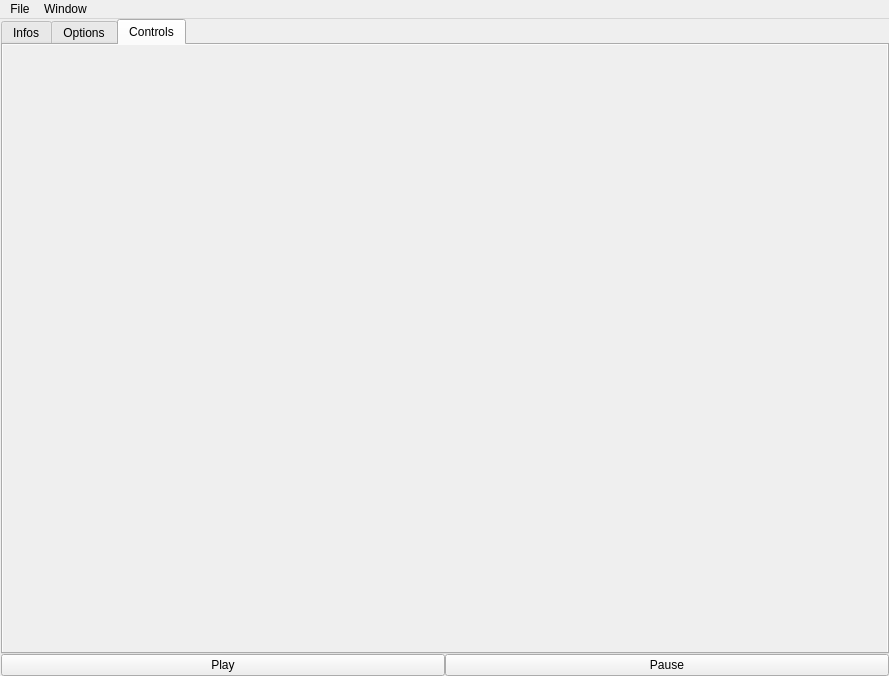
<?xml version="1.0" encoding="UTF-8"?>
<ui version="4.0">
 <class>MainWindow</class>
 <widget class="QMainWindow" name="MainWindow">
  <property name="geometry">
   <rect>
    <x>0</x>
    <y>0</y>
    <width>889</width>
    <height>676</height>
   </rect>
  </property>
  <property name="windowTitle">
   <string>Fooshes</string>
  </property>
  <widget class="QWidget" name="centralWidget">
   <layout class="QGridLayout" name="gridLayout_5">
    <property name="leftMargin">
     <number>0</number>
    </property>
    <property name="topMargin">
     <number>0</number>
    </property>
    <property name="rightMargin">
     <number>0</number>
    </property>
    <property name="bottomMargin">
     <number>0</number>
    </property>
    <property name="spacing">
     <number>0</number>
    </property>
    <item row="0" column="0">
     <widget class="QSplitter" name="splitter">
      <property name="orientation">
       <enum>Qt::Horizontal</enum>
      </property>
      <property name="handleWidth">
       <number>1</number>
      </property>
      <widget class="QWidget" name="widgetView" native="true">
       <layout class="QGridLayout" name="gridLayout_2">
        <property name="leftMargin">
         <number>0</number>
        </property>
        <property name="topMargin">
         <number>0</number>
        </property>
        <property name="rightMargin">
         <number>0</number>
        </property>
        <property name="bottomMargin">
         <number>0</number>
        </property>
        <property name="spacing">
         <number>0</number>
        </property>
       </layout>
      </widget>
      <widget class="QWidget" name="widget" native="true">
       <layout class="QGridLayout" name="gridLayout">
        <property name="leftMargin">
         <number>0</number>
        </property>
        <property name="topMargin">
         <number>0</number>
        </property>
        <property name="rightMargin">
         <number>0</number>
        </property>
        <property name="bottomMargin">
         <number>0</number>
        </property>
        <property name="spacing">
         <number>0</number>
        </property>
        <item row="0" column="0">
         <widget class="QTabWidget" name="tabWidget">
          <property name="currentIndex">
           <number>2</number>
          </property>
          <widget class="QWidget" name="tabInfos">
           <attribute name="title">
            <string>Infos</string>
           </attribute>
           <layout class="QGridLayout" name="gridLayout_4">
            <property name="leftMargin">
             <number>0</number>
            </property>
            <property name="topMargin">
             <number>0</number>
            </property>
            <property name="rightMargin">
             <number>0</number>
            </property>
            <property name="bottomMargin">
             <number>0</number>
            </property>
            <property name="spacing">
             <number>0</number>
            </property>
            <item row="0" column="0">
             <widget class="QScrollArea" name="scrollAreaInfos">
              <property name="frameShape">
               <enum>QFrame::NoFrame</enum>
              </property>
              <property name="frameShadow">
               <enum>QFrame::Plain</enum>
              </property>
              <property name="horizontalScrollBarPolicy">
               <enum>Qt::ScrollBarAlwaysOff</enum>
              </property>
              <property name="widgetResizable">
               <bool>true</bool>
              </property>
              <widget class="QWidget" name="scrollAreaWidgetContents_2">
               <property name="geometry">
                <rect>
                 <x>0</x>
                 <y>0</y>
                 <width>882</width>
                 <height>606</height>
                </rect>
               </property>
               <layout class="QGridLayout" name="gridLayout_8">
                <property name="leftMargin">
                 <number>0</number>
                </property>
                <property name="topMargin">
                 <number>0</number>
                </property>
                <property name="rightMargin">
                 <number>0</number>
                </property>
                <property name="bottomMargin">
                 <number>0</number>
                </property>
                <property name="spacing">
                 <number>0</number>
                </property>
               </layout>
              </widget>
             </widget>
            </item>
           </layout>
          </widget>
          <widget class="QWidget" name="tabOptions">
           <attribute name="title">
            <string>Options</string>
           </attribute>
           <layout class="QGridLayout" name="gridLayout_3">
            <property name="leftMargin">
             <number>0</number>
            </property>
            <property name="topMargin">
             <number>0</number>
            </property>
            <property name="rightMargin">
             <number>0</number>
            </property>
            <property name="bottomMargin">
             <number>0</number>
            </property>
            <property name="spacing">
             <number>0</number>
            </property>
            <item row="0" column="0">
             <widget class="QScrollArea" name="scrollAreaOptions">
              <property name="frameShape">
               <enum>QFrame::NoFrame</enum>
              </property>
              <property name="lineWidth">
               <number>0</number>
              </property>
              <property name="verticalScrollBarPolicy">
               <enum>Qt::ScrollBarAsNeeded</enum>
              </property>
              <property name="horizontalScrollBarPolicy">
               <enum>Qt::ScrollBarAlwaysOff</enum>
              </property>
              <property name="sizeAdjustPolicy">
               <enum>QAbstractScrollArea::AdjustIgnored</enum>
              </property>
              <property name="widgetResizable">
               <bool>true</bool>
              </property>
              <widget class="QWidget" name="scrollAreaWidgetContents">
               <property name="geometry">
                <rect>
                 <x>0</x>
                 <y>0</y>
                 <width>882</width>
                 <height>606</height>
                </rect>
               </property>
               <layout class="QGridLayout" name="gridLayout_7">
                <property name="leftMargin">
                 <number>0</number>
                </property>
                <property name="topMargin">
                 <number>0</number>
                </property>
                <property name="rightMargin">
                 <number>0</number>
                </property>
                <property name="bottomMargin">
                 <number>0</number>
                </property>
                <property name="spacing">
                 <number>0</number>
                </property>
               </layout>
              </widget>
             </widget>
            </item>
           </layout>
          </widget>
          <widget class="QWidget" name="tabControls">
           <attribute name="title">
            <string>Controls</string>
           </attribute>
           <layout class="QGridLayout" name="gridLayout_9">
            <property name="leftMargin">
             <number>0</number>
            </property>
            <property name="topMargin">
             <number>0</number>
            </property>
            <property name="rightMargin">
             <number>0</number>
            </property>
            <property name="bottomMargin">
             <number>0</number>
            </property>
            <property name="spacing">
             <number>0</number>
            </property>
            <item row="0" column="0">
             <widget class="QScrollArea" name="scrollAreaControls">
              <property name="frameShape">
               <enum>QFrame::NoFrame</enum>
              </property>
              <property name="horizontalScrollBarPolicy">
               <enum>Qt::ScrollBarAlwaysOff</enum>
              </property>
              <property name="widgetResizable">
               <bool>true</bool>
              </property>
              <widget class="QWidget" name="scrollAreaWidgetContents_3">
               <property name="geometry">
                <rect>
                 <x>0</x>
                 <y>0</y>
                 <width>882</width>
                 <height>606</height>
                </rect>
               </property>
               <layout class="QGridLayout" name="gridLayout_10"/>
              </widget>
             </widget>
            </item>
           </layout>
          </widget>
         </widget>
        </item>
        <item row="1" column="0">
         <widget class="QWidget" name="widget_2" native="true">
          <layout class="QGridLayout" name="gridLayout_6">
           <property name="leftMargin">
            <number>0</number>
           </property>
           <property name="topMargin">
            <number>0</number>
           </property>
           <property name="rightMargin">
            <number>0</number>
           </property>
           <property name="bottomMargin">
            <number>0</number>
           </property>
           <property name="spacing">
            <number>0</number>
           </property>
           <item row="0" column="0">
            <widget class="QPushButton" name="pushButtonPlay">
             <property name="text">
              <string>Play</string>
             </property>
            </widget>
           </item>
           <item row="0" column="1">
            <widget class="QPushButton" name="pushButtonPause">
             <property name="text">
              <string>Pause</string>
             </property>
            </widget>
           </item>
          </layout>
         </widget>
        </item>
       </layout>
      </widget>
     </widget>
    </item>
   </layout>
  </widget>
  <widget class="QMenuBar" name="menuBar">
   <property name="geometry">
    <rect>
     <x>0</x>
     <y>0</y>
     <width>889</width>
     <height>21</height>
    </rect>
   </property>
   <widget class="QMenu" name="menuWindow">
    <property name="title">
     <string>Window</string>
    </property>
    <addaction name="actionFull_Screen"/>
   </widget>
   <widget class="QMenu" name="menuFile">
    <property name="title">
     <string>File</string>
    </property>
    <addaction name="actionNew_simulation"/>
    <addaction name="actionOpen_simulation"/>
    <addaction name="actionSave"/>
   </widget>
   <addaction name="menuFile"/>
   <addaction name="menuWindow"/>
  </widget>
  <action name="actionFull_Screen">
   <property name="checkable">
    <bool>true</bool>
   </property>
   <property name="text">
    <string>Full Screen</string>
   </property>
   <property name="shortcut">
    <string>F11</string>
   </property>
  </action>
  <action name="actionSave">
   <property name="text">
    <string>Save simulation</string>
   </property>
  </action>
  <action name="actionNew_simulation">
   <property name="text">
    <string>New simulation</string>
   </property>
  </action>
  <action name="actionOpen_simulation">
   <property name="text">
    <string>Open simulation</string>
   </property>
  </action>
 </widget>
 <layoutdefault spacing="6" margin="11"/>
 <resources/>
 <connections/>
</ui>
